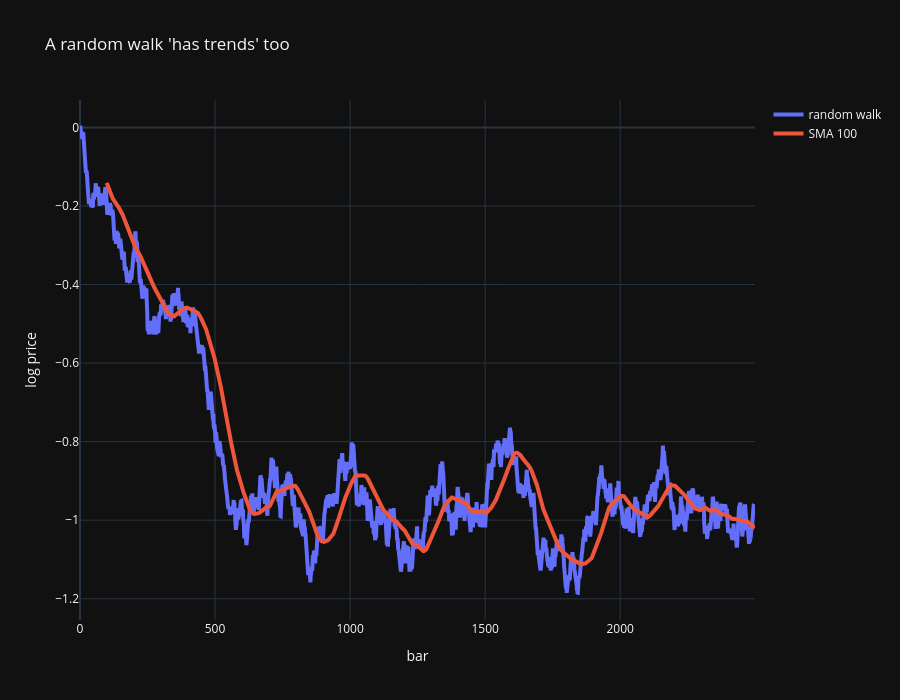

Source (notebook cell):
### Markdown cell above
## 1. Trend = signal + noise

$$\text{price}_t = \text{trend}_t + \text{noise}_t$$

A filter always finds trends, even in pure noise. Below: a random walk with **zero drift** and its 100-bar moving average. Looking back, it seems full of trends.

### Code cell
rng = np.random.default_rng(7)
rw = pd.Series(np.cumsum(rng.normal(0, 0.012, 2500)))       # log price, no drift, no trend by construction
plot_lines({"random walk": rw, "SMA 100": rw.rolling(100).mean()},
           "A random walk 'has trends' too", ytitle="log price", xtitle="bar")

### Figure 1 — Plotly figure (JSON) as saved in the notebook; plotly's stock layout.template omitted (floating-point values rounded to 4 significant figures; data arrays with more than 128 entries replaced by an {"elided": "..."} marker saying what was removed)
{"data": [{"line": {"width": 4}, "name": "random walk", "type": "scatter", "x": {"elided": "2500 int values"}, "y": {"elided": "2500 float values"}}, {"line": {"width": 4}, "name": "SMA 100", "type": "scatter", "x": {"elided": "2500 int values"}, "y": {"elided": "2500 float values"}}], "layout": {"height": 700, "hovermode": "x unified", "title": {"text": "A random walk 'has trends' too"}, "xaxis": {"title": {"text": "bar"}}, "yaxis": {"title": {"text": "log price"}}}}
